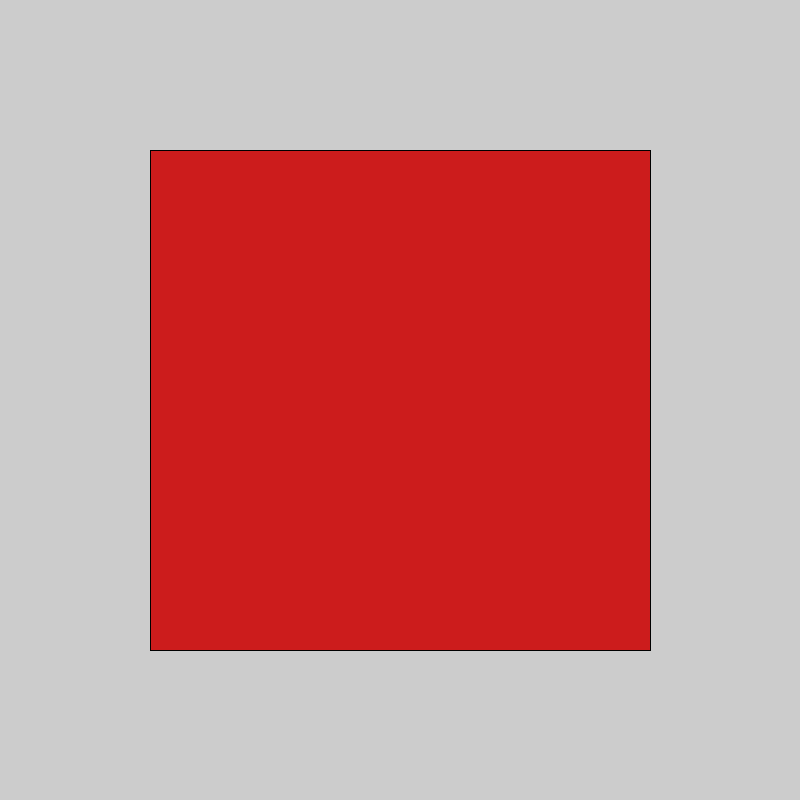
Frame 1 (no input)
Frame 60 (the mouse pressed at the canvas centre just before this capture): identical to frame 1, image omitted
Frame 120 (the mouse held since frame 60 and released just before this capture): identical to frame 1, image omitted

The Processing sketch that drew this single still picture (run headless with seeded random() and noise(); from frame 60 on, the mouse is pressed at the canvas centre):

// Processing sketch: Oef5
// ── Oef5.pde
void setup() {
	size(800, 800);
	fill(#cc1c1c);
}

void draw() {
	rect(150, 150, 500, 500);
}

void mouseMoved() 
{
	checkRectangle();
}

void mouseDragged()
{
	checkRectangle();
}

void checkRectangle()
{
	if((mouseX >= 150 && mouseX <= 650) && (mouseY >= 150 && mouseY <= 650)) fill(#38c429);
	else fill(#cc1c1c);
}
